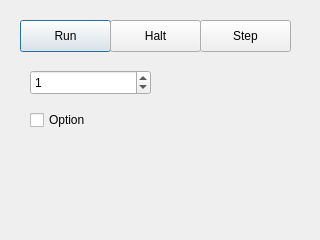
<?xml version="1.0" encoding="UTF-8"?>
<ui version="4.0">
 <class>LoopDialog</class>
 <widget class="QDialog" name="LoopDialog">
  <property name="geometry">
   <rect>
    <x>0</x>
    <y>0</y>
    <width>320</width>
    <height>240</height>
   </rect>
  </property>
  <property name="windowTitle">
   <string>Control for Test Loop</string>
  </property>
  <widget class="QPushButton" name="RUN">
   <property name="geometry">
    <rect>
     <x>20</x>
     <y>20</y>
     <width>91</width>
     <height>32</height>
    </rect>
   </property>
   <property name="text">
    <string>Run</string>
   </property>
  </widget>
  <widget class="QSpinBox" name="LEVELS">
   <property name="geometry">
    <rect>
     <x>30</x>
     <y>70</y>
     <width>121</width>
     <height>25</height>
    </rect>
   </property>
   <property name="value">
    <number>1</number>
   </property>
  </widget>
  <widget class="QCheckBox" name="OPTION">
   <property name="geometry">
    <rect>
     <x>30</x>
     <y>110</y>
     <width>87</width>
     <height>20</height>
    </rect>
   </property>
   <property name="text">
    <string>Option</string>
   </property>
  </widget>
  <widget class="QPushButton" name="HALT">
   <property name="geometry">
    <rect>
     <x>110</x>
     <y>20</y>
     <width>91</width>
     <height>32</height>
    </rect>
   </property>
   <property name="text">
    <string>Halt</string>
   </property>
  </widget>
  <widget class="QPushButton" name="STEP">
   <property name="geometry">
    <rect>
     <x>200</x>
     <y>20</y>
     <width>91</width>
     <height>32</height>
    </rect>
   </property>
   <property name="text">
    <string>Step</string>
   </property>
  </widget>
 </widget>
 <resources/>
 <connections/>
</ui>
